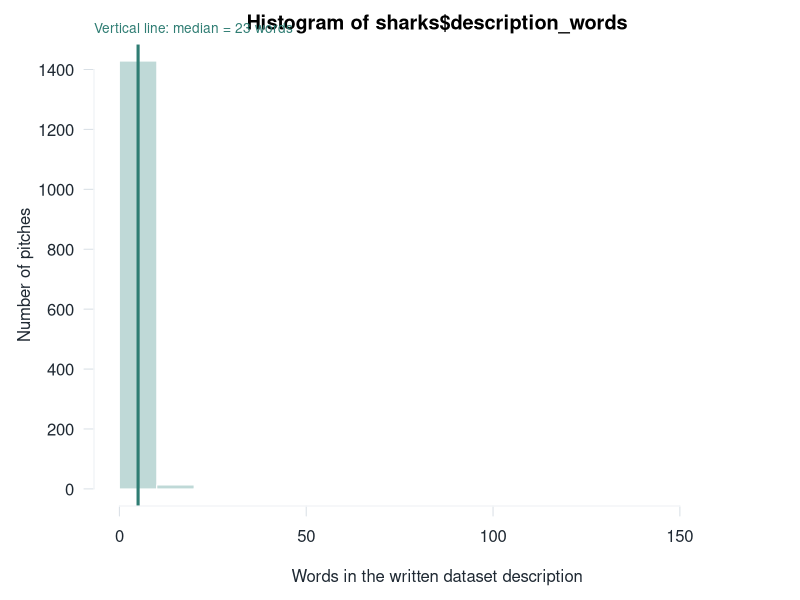
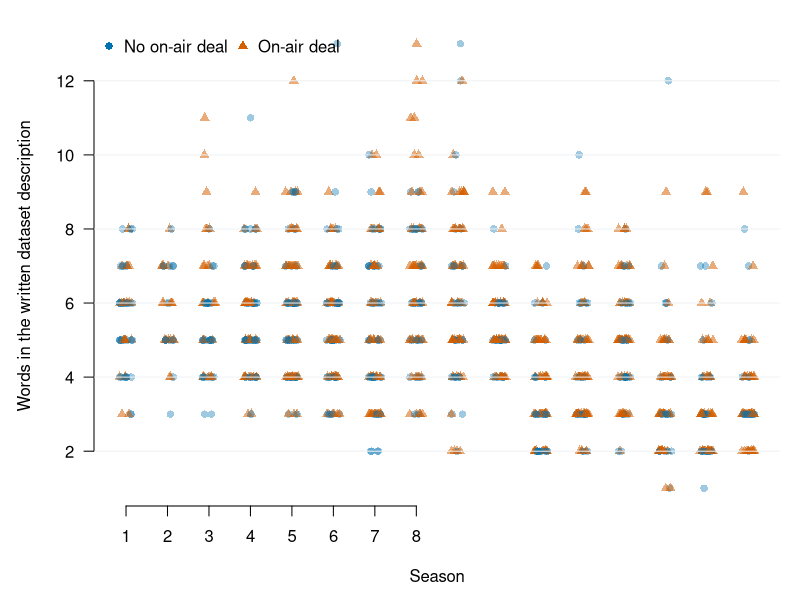

These figures' R source, in order: (Note: this script raises an error after producing the figures.)
## ---- chunk 1
knitr::opts_chunk$set(
  echo = TRUE,
  message = FALSE,
  warning = FALSE,
  fig.width = 7,
  fig.height = 4.7,
  fig.align = "center"
)

sharks <- read.csv("data/shark_tank_teaching.csv", stringsAsFactors = FALSE)

qm_navy <- "#17324D"
qm_teal <- "#2F7D73"
qm_teal_light <- "#BFD9D7"
qm_gold <- "#C98B2E"
qm_grey <- "#D9E0E6"
qm_ink <- "#1F2933"
qm_blue <- "#0072B2"
qm_orange <- "#D55E00"
## ---- chunk 2
sharks <- read.csv("data/shark_tank_teaching.csv",
                   stringsAsFactors = FALSE)

dim(sharks)
names(sharks)
head(sharks, 3)
## ---- chunk 3
dim(sharks)
names(sharks)
head(sharks, 4)
str(sharks)
## ---- chunk 4
sum(is.na(sharks))
sort(unique(sharks$deal_on_show))
range(sharks$season)
range(sharks$episode)
range(sharks$description_words)
## ---- chunk 5
deal_count <- sum(sharks$deal_on_show)
pitch_count <- nrow(sharks)
deal_rate <- mean(sharks$deal_on_show)

c(
  on_air_deals = deal_count,
  recorded_pitches = pitch_count,
  recorded_deal_rate = deal_rate
)
## ---- chunk 6
old_par <- par(no.readonly = TRUE)
par(mar = c(4.7, 4.7, 2.2, 1), las = 1, col.axis = qm_ink,
    col.lab = qm_ink, family = "sans")

hist(
  sharks$description_words,
  breaks = seq(0, 170, by = 10),
  col = qm_teal_light,
  border = "white",
  axes = FALSE,
  xlab = "Words in the written dataset description",
  ylab = "Number of pitches"
)
axis(1, col = qm_grey, col.axis = qm_ink)
axis(2, col = qm_grey, col.axis = qm_ink)
abline(v = median(sharks$description_words), col = qm_teal, lwd = 3)
mtext("Vertical line: median = 23 words", side = 3, line = 0.35,
      adj = 0, cex = 0.82, col = qm_teal)
box(col = "white")
par(old_par)
## ---- chunk 7
old_par <- par(no.readonly = TRUE)
par(mar = c(4.7, 4.7, 1.3, 1), las = 1, family = "sans")

point_col <- ifelse(
  sharks$deal_on_show == 1,
  grDevices::adjustcolor(qm_orange, alpha.f = 0.52),
  grDevices::adjustcolor(qm_blue, alpha.f = 0.38)
)
point_pch <- ifelse(sharks$deal_on_show == 1, 17, 16)

set.seed(2026)
plot(
  jitter(sharks$season, amount = 0.16),
  sharks$description_words,
  pch = point_pch,
  col = point_col,
  xaxt = "n",
  bty = "n",
  xlab = "Season",
  ylab = "Words in the written dataset description"
)
axis(1, at = 1:8)
abline(h = pretty(sharks$description_words), col = "#EEF1F4", lwd = 1)
legend(
  "topleft",
  legend = c("No on-air deal", "On-air deal"),
  col = c(qm_blue, qm_orange),
  pch = c(16, 17),
  bty = "n",
  horiz = TRUE
)
par(old_par)
## ---- chunk 8
season_means <- aggregate(
  description_words ~ season + deal_on_show,
  data = sharks,
  FUN = mean
)

no_deal_means <- season_means$description_words[
  season_means$deal_on_show == 0
]
deal_means <- season_means$description_words[
  season_means$deal_on_show == 1
]

old_par <- par(no.readonly = TRUE)
par(mar = c(4.7, 4.7, 1.3, 1), las = 1, family = "sans")

plot(
  1:8,
  no_deal_means,
  type = "o",
  pch = 16,
  lwd = 3,
  col = qm_blue,
  xlim = c(1, 9.65),
  ylim = c(0, 1.08 * max(c(no_deal_means, deal_means))),
  xaxt = "n",
  bty = "n",
  xlab = "Season",
  ylab = "Mean description word count"
)
axis(1, at = 1:8)
abline(h = pretty(c(no_deal_means, deal_means)), col = "#EEF1F4", lwd = 1)
lines(1:8, deal_means, type = "o", pch = 17, lwd = 3, lty = 2,
      col = qm_orange)
text(8.05, no_deal_means[8], "No on-air deal", pos = 4,
     col = qm_blue, cex = 0.85)
text(8.05, deal_means[8], "On-air deal", pos = 4,
     col = qm_orange, cex = 0.85)
par(old_par)
